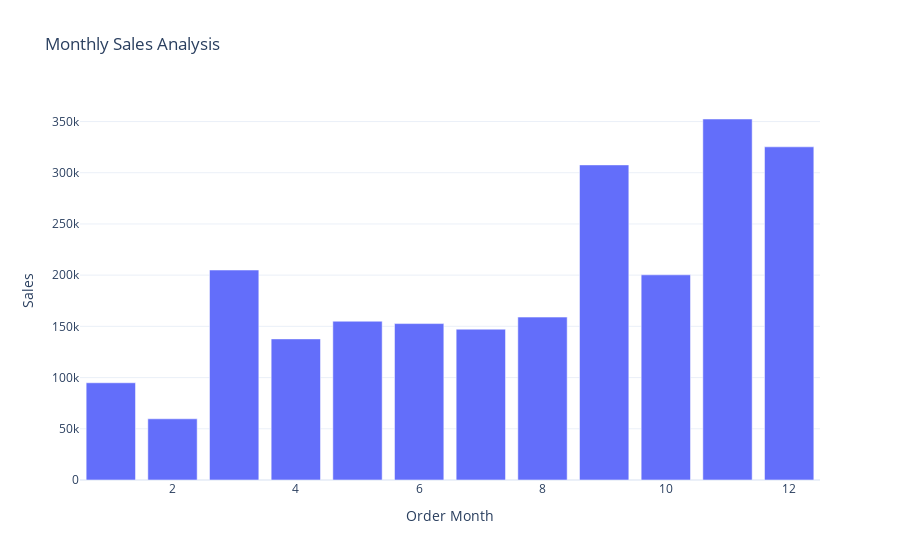

This figure's notebook cell:
### Code cell
# Date visualisation (Sales by Month)
sales_by_month = data.groupby('Order Month')['Sales'].sum().reset_index()

fig = px.bar(sales_by_month, x='Order Month', y='Sales', title="Monthly Sales Analysis")
fig.show()

### Figure 1 — Plotly figure (JSON) as saved in the notebook; plotly's stock layout.template omitted (floating-point values rounded to 4 significant figures)
{"data": [{"hovertemplate": "Order Month=%{x}<br>Sales=%{y}<extra></extra>", "legendgroup": "", "marker": {"color": "#636efa", "pattern": {"shape": ""}}, "name": "", "orientation": "v", "showlegend": false, "textposition": "auto", "type": "bar", "x": [1, 2, 3, 4, 5, 6, 7, 8, 9, 10, 11, 12], "xaxis": "x", "y": [94920.0, 59750.0, 205000.0, 137800.0, 155000.0, 152700.0, 147200.0, 159000.0, 307600.0, 200300.0, 352500.0, 325300.0], "yaxis": "y"}], "layout": {"barmode": "relative", "legend": {"tracegroupgap": 0}, "title": {"text": "Monthly Sales Analysis"}, "xaxis": {"anchor": "y", "domain": [0, 1], "title": {"text": "Order Month"}}, "yaxis": {"anchor": "x", "domain": [0, 1], "title": {"text": "Sales"}}}}
